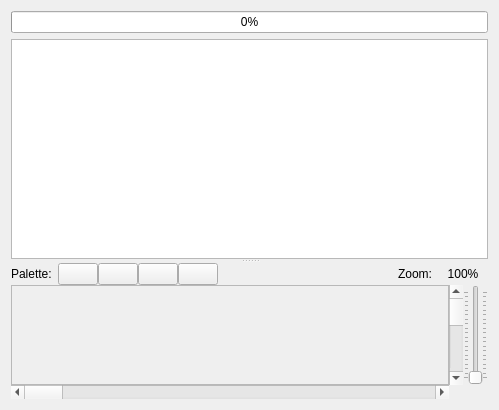
<?xml version="1.0" encoding="UTF-8"?>
<ui version="4.0">
 <class>GraphicsBankEditorForm</class>
 <widget class="QWidget" name="GraphicsBankEditorForm">
  <property name="geometry">
   <rect>
    <x>0</x>
    <y>0</y>
    <width>499</width>
    <height>410</height>
   </rect>
  </property>
  <property name="windowTitle">
   <string>Form</string>
  </property>
  <layout class="QGridLayout" name="gridLayout_4">
   <item row="0" column="0">
    <widget class="QSplitter" name="splitter">
     <property name="orientation">
      <enum>Qt::Vertical</enum>
     </property>
     <widget class="QWidget" name="">
      <layout class="QGridLayout" name="gridLayout">
       <item row="0" column="0">
        <widget class="QProgressBar" name="progressBar">
         <property name="maximum">
          <number>8192</number>
         </property>
         <property name="value">
          <number>0</number>
         </property>
        </widget>
       </item>
       <item row="1" column="0">
        <widget class="QTableView" name="tableView">
         <property name="alternatingRowColors">
          <bool>false</bool>
         </property>
         <property name="selectionBehavior">
          <enum>QAbstractItemView::SelectRows</enum>
         </property>
         <property name="showGrid">
          <bool>false</bool>
         </property>
         <property name="cornerButtonEnabled">
          <bool>false</bool>
         </property>
         <attribute name="horizontalHeaderStretchLastSection">
          <bool>true</bool>
         </attribute>
         <attribute name="verticalHeaderVisible">
          <bool>false</bool>
         </attribute>
        </widget>
       </item>
      </layout>
     </widget>
     <widget class="QWidget" name="">
      <layout class="QGridLayout" name="gridLayout_3">
       <property name="spacing">
        <number>0</number>
       </property>
       <item row="1" column="0">
        <widget class="QFrame" name="frame">
         <property name="sizePolicy">
          <sizepolicy hsizetype="Preferred" vsizetype="Expanding">
           <horstretch>0</horstretch>
           <verstretch>0</verstretch>
          </sizepolicy>
         </property>
         <property name="frameShape">
          <enum>QFrame::StyledPanel</enum>
         </property>
         <property name="frameShadow">
          <enum>QFrame::Sunken</enum>
         </property>
         <layout class="QGridLayout" name="gridLayout_2">
          <property name="margin">
           <number>0</number>
          </property>
          <property name="spacing">
           <number>0</number>
          </property>
         </layout>
        </widget>
       </item>
       <item row="2" column="0">
        <widget class="QScrollBar" name="horizontalScrollBar">
         <property name="orientation">
          <enum>Qt::Horizontal</enum>
         </property>
        </widget>
       </item>
       <item row="1" column="1">
        <widget class="QScrollBar" name="verticalScrollBar">
         <property name="orientation">
          <enum>Qt::Vertical</enum>
         </property>
        </widget>
       </item>
       <item row="1" column="2">
        <widget class="QSlider" name="zoomSlider">
         <property name="minimum">
          <number>100</number>
         </property>
         <property name="maximum">
          <number>2000</number>
         </property>
         <property name="singleStep">
          <number>100</number>
         </property>
         <property name="pageStep">
          <number>100</number>
         </property>
         <property name="orientation">
          <enum>Qt::Vertical</enum>
         </property>
         <property name="invertedAppearance">
          <bool>false</bool>
         </property>
         <property name="invertedControls">
          <bool>false</bool>
         </property>
         <property name="tickPosition">
          <enum>QSlider::TicksBothSides</enum>
         </property>
         <property name="tickInterval">
          <number>100</number>
         </property>
        </widget>
       </item>
       <item row="0" column="0" colspan="3">
        <layout class="QHBoxLayout" name="horizontalLayout">
         <property name="spacing">
          <number>6</number>
         </property>
         <property name="margin">
          <number>0</number>
         </property>
         <item>
          <widget class="QLabel" name="label">
           <property name="text">
            <string>Palette:</string>
           </property>
          </widget>
         </item>
         <item>
          <layout class="QHBoxLayout" name="horizontalLayout_2">
           <property name="spacing">
            <number>0</number>
           </property>
           <item>
            <widget class="QtColorPicker" name="col0PushButton">
             <property name="sizePolicy">
              <sizepolicy hsizetype="Fixed" vsizetype="Fixed">
               <horstretch>0</horstretch>
               <verstretch>0</verstretch>
              </sizepolicy>
             </property>
             <property name="maximumSize">
              <size>
               <width>60</width>
               <height>16777215</height>
              </size>
             </property>
             <property name="text">
              <string/>
             </property>
            </widget>
           </item>
           <item>
            <widget class="QtColorPicker" name="col1PushButton">
             <property name="sizePolicy">
              <sizepolicy hsizetype="Fixed" vsizetype="Fixed">
               <horstretch>0</horstretch>
               <verstretch>0</verstretch>
              </sizepolicy>
             </property>
             <property name="maximumSize">
              <size>
               <width>60</width>
               <height>16777215</height>
              </size>
             </property>
             <property name="text">
              <string/>
             </property>
            </widget>
           </item>
           <item>
            <widget class="QtColorPicker" name="col2PushButton">
             <property name="sizePolicy">
              <sizepolicy hsizetype="Fixed" vsizetype="Fixed">
               <horstretch>0</horstretch>
               <verstretch>0</verstretch>
              </sizepolicy>
             </property>
             <property name="maximumSize">
              <size>
               <width>60</width>
               <height>16777215</height>
              </size>
             </property>
             <property name="text">
              <string/>
             </property>
            </widget>
           </item>
           <item>
            <widget class="QtColorPicker" name="col3PushButton">
             <property name="sizePolicy">
              <sizepolicy hsizetype="Fixed" vsizetype="Fixed">
               <horstretch>0</horstretch>
               <verstretch>0</verstretch>
              </sizepolicy>
             </property>
             <property name="maximumSize">
              <size>
               <width>60</width>
               <height>16777215</height>
              </size>
             </property>
             <property name="text">
              <string/>
             </property>
            </widget>
           </item>
          </layout>
         </item>
         <item>
          <spacer name="horizontalSpacer">
           <property name="orientation">
            <enum>Qt::Horizontal</enum>
           </property>
           <property name="sizeHint" stdset="0">
            <size>
             <width>40</width>
             <height>20</height>
            </size>
           </property>
          </spacer>
         </item>
         <item>
          <widget class="QLabel" name="label_2">
           <property name="text">
            <string>Zoom:</string>
           </property>
          </widget>
         </item>
         <item>
          <widget class="QLabel" name="zoomValueLabel">
           <property name="sizePolicy">
            <sizepolicy hsizetype="Fixed" vsizetype="Preferred">
             <horstretch>0</horstretch>
             <verstretch>0</verstretch>
            </sizepolicy>
           </property>
           <property name="minimumSize">
            <size>
             <width>50</width>
             <height>0</height>
            </size>
           </property>
           <property name="maximumSize">
            <size>
             <width>50</width>
             <height>16777215</height>
            </size>
           </property>
           <property name="text">
            <string>100%</string>
           </property>
           <property name="alignment">
            <set>Qt::AlignCenter</set>
           </property>
          </widget>
         </item>
        </layout>
       </item>
      </layout>
     </widget>
    </widget>
   </item>
  </layout>
 </widget>
 <customwidgets>
  <customwidget>
   <class>QtColorPicker</class>
   <extends>QPushButton</extends>
   <header location="global">qtcolorpicker.h</header>
  </customwidget>
 </customwidgets>
 <resources/>
 <connections/>
</ui>
